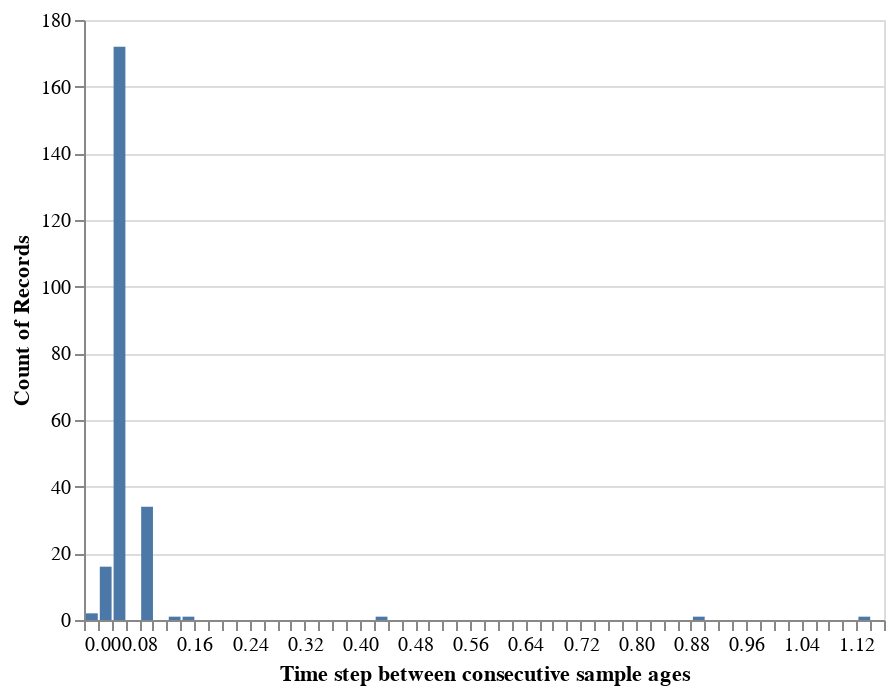

The cell this chart's notebook holds for it:
### Markdown cell above
<!-- BEGIN QUESTION -->

### Q0 (d). Time resolution

How are the observations spaced in time? 

#### (i) Make a histogram of the time steps between consecutive sample ages. 

Follow these steps:

1. Extract the `Age` column from `diatoms`, sort the values in ascending order, compute the differences between consecutive rows, and store the result as `diffs`.
    + *Hint*: use `.sort_values()` and `.diff()`.
    + *Notice*: that the first difference is NaN, because there is no previous value to compare the first row with. Drop this entry when you store `diffs`.


2. Make a simple count histogram (no need to manually bin or convert to density scale) with bins of width 0.02 (20 years).
    + Label the x axis 'Time step between consecutive sample ages'

### Code cell
# store differences
diffs = diatoms.sort_values('Age',ascending = True).diff().loc[1:,"Age"].to_frame()
diffs
# construct histogram
alt.Chart(diffs).mark_bar().encode(
    x=alt.X('Age',bin = alt.Bin(step = 0.02),title= 'Time step between consecutive sample ages'),
    y="count()")

### Figure 1 — Vega-Lite specification as saved in the notebook (floating-point values rounded to 4 significant figures; data arrays with more than 128 entries replaced by an {"elided": "..."} marker saying what was removed)
{"config": {"view": {"continuousWidth": 400, "continuousHeight": 300}}, "data": {"name": "data-8cf8369985eee36bd4de1c641422b3c5"}, "mark": "bar", "encoding": {"x": {"bin": {"step": 0.02}, "field": "Age", "title": "Time step between consecutive sample ages", "type": "quantitative"}, "y": {"aggregate": "count", "type": "quantitative"}}, "$schema": "https://vega.github.io/schema/vega-lite/v4.17.0.json", "datasets": {"data-8cf8369985eee36bd4de1c641422b3c5": {"elided": "229 records"}}}
